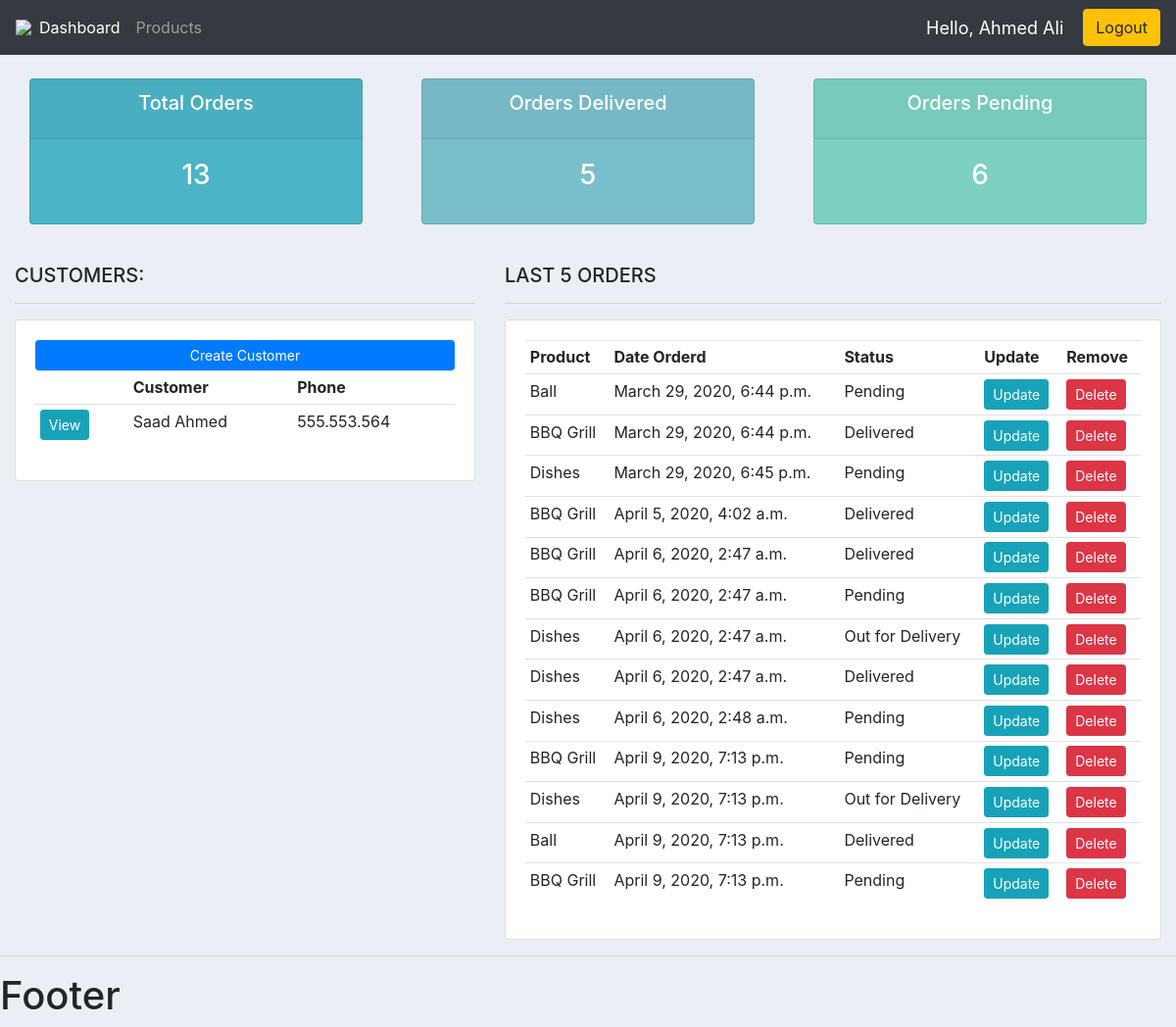
The app's page / (signed in) with its own data.
### accounts/models.py (models this page shows, shortened)
class Customer(models.Model):
	users = models.OneToOneField(User, null = True, blank = True, on_delete = models.CASCADE)
	name = models.CharField(max_length = 200, null = True)
	phone = models.CharField(max_length = 200, null = True)
	email = models.CharField(max_length = 200, null = True)
	profile_pic = models.ImageField(default = "default-pic.png", null = True, blank = True)
	date_created = models.DateTimeField(auto_now_add = True, null = True)

class Order(models.Model):
	STATUS = (
		('Pending', 'Pending'),
		('Out for Delivery', 'Out for Delivery'),
		('Delivered','Delivered'),
		)
	customer = models.ForeignKey(Customer, null = True, on_delete = models.SET_NULL)
	product = models.ForeignKey(Product, null = True, on_delete = models.SET_NULL)
	status = models.CharField(max_length = 200, null = True, choices = STATUS)
	date_created  = models.DateTimeField(auto_now_add = True, null = True)
	note = models.CharField(max_length = 1000, null = True)

class Product(models.Model):
	CATEGORY = (
		('Indoor', 'Indoor'),
		('Outdoor', 'Outdoor'),
		)
	name = models.CharField(max_length = 200, null = True)
	price = models.FloatField(null = True)
	category = models.CharField(max_length = 200, null = True, choices = CATEGORY)
	description =models.CharField(max_length = 200, null = True, blank = True)
	date_created = models.DateTimeField(auto_now_add = True, null = True)
	tags = models.ManyToManyField(Tag)
	def __str__(self):
		return self.name

### accounts/decorators.py (the view)
	def wrapped_function(request, *args, **kwargs):
		group = None
		if request.user.groups.exists():
			group = request.user.groups.all()[0].name
		if group == 'customer':
			return redirect('user-page')
		if group == 'admin':
			return view_function(request, *args, **kwargs)

### accounts/views.py (called while the page is built)
@login_required(login_url = 'login')
@admin_only
def home(request):
	orders = Order.objects.all()
	customers = Customer.objects.all()
	total_customers = customers.count()
	total_orders = orders.count()
	delivered = orders.filter(status = 'Delivered').count()
	pending = orders.filter(status = 'Pending').count()
	context = {'orders': orders, 'customers': customers,
	'pending': pending, 'delivered': delivered, 'total_orders': total_orders}
	return render(request, 'accounts/dashboard.html', context)

### accounts/templates/accounts/dashboard.html
{% extends 'accounts/main.html' %}
{% block content %}
{% include 'accounts/status.html' %}
<br>
<div class="row">
	<div class="col-md-5">
		<h5>CUSTOMERS:</h5>
		<hr>
		<div class="card card-body">
			<a class="btn btn-primary  btn-sm btn-block" href="">Create Customer</a>
			<table class="table table-sm">
				<tr>
					<th></th>
					<th>Customer</th>
					<th>Phone</th>
				</tr>
				{% for customer in customers %}
				<tr>
					<td><a class="btn btn-sm btn-info" href="{% url 'customer' customer.id %}">View</a></td>
					<td>{{customer.name}}</td>
					<td>{{customer.phone}}</td>
				</tr>
				{% endfor %}
			</table>
		</div>
	</div>
	<div class="col-md-7">
		<h5>LAST 5 ORDERS</h5>
		<hr>
		<div class="card card-body">
			<table class="table table-sm">
				<tr>
					<th>Product</th>
					<th>Date Orderd</th>
					<th>Status</th>
					<th>Update</th>
					<th>Remove</th>
				</tr>
				{% for order in orders %}
				<tr>
					<td>{{order.product}}</td>
					<td>{{order.date_created}}</td>
					<td>{{order.status}}</td>
					<td><a class="btn btn-sm btn-info" href="{% url 'update_order' order.id %}">Update</a></td>
					<td><a class="btn btn-sm btn-danger" href="{% url 'delete_order' order.id %}">Delete</a></td>
				</tr>
				{% endfor %}
			</table>
		</div>
	</div>
</div>
{% endblock%}

### accounts/templates/accounts/main.html (shortened to what this page needs)
{% load static %}
<!DOCTYPE html>
<html>
<head>
	<link rel="stylesheet" href="https://stackpath.bootstrapcdn.com/bootstrap/4.4.1/css/bootstrap.min.css">
	<link rel="stylesheet" type="text/css" href="{% static '/css/main.css' %}">
</head>
<body>
	{% include 'accounts/navbar.html' %}
	<div class="container-fluid">
	{% block content %}
	{% endblock%}
	</div>
	<hr>
	<h1>Footer</h1>
</body>
</html>

### accounts/templates/accounts/navbar.html (shortened to what this page needs)
{% load static %}
<nav class="navbar navbar-expand-lg navbar-dark bg-dark">
  <img src="{% static '/images/w3newbie.png' %}">
  <div class="collapse navbar-collapse" id="navbarNav">
    <ul class="navbar-nav">
      {% if request.user.is_staff %}
      <li class="nav-item active">
        <a class="nav-link" href="{% url 'home' %}">Dashboard</a>
      </li>
      <li class="nav-item">
        <a class="nav-link" href="{% url 'products' %}">Products</a>
      </li>
      {% else %}
      <li class="nav-item">
        <a class="nav-link" href="{% url 'account' %}">Settings</a>
      </li>
      {% endif %}
    </ul>
  </div>
  <span id="hello-msg">Hello, {{request.user.first_name}}</span>
  <span><a class="btn btn-warning" href="{% url 'logout' %}">Logout</a></span>
</nav>

### accounts/templates/accounts/status.html
<br>
<div class="row">
	<div class="col">
		<div class="col-md">
			<div class="card text-center text-white  mb-3" id="total-orders">
			  	<div class="card-header">
			  		<h5 class="card-title">Total Orders</h5>
			  	</div>
			  	<div class="card-body">
			    	<h3 class="card-title">{{total_orders}}</h3>
			  	</div>
			</div>
		</div>
	</div>
	<div class="col">
		<div class="col-md">
			<div class="card text-center text-white  mb-3" id="orders-delivered">
			  	<div class="card-header">
			  		<h5 class="card-title">Orders Delivered</h5>
			  	</div>
			  	<div class="card-body">
			    	<h3 class="card-title">{{delivered}}</h3>
			  	</div>
			</div>
		</div>
	</div>
	<div class="col">
		<div class="col-md">
			<div class="card text-center text-white  mb-3" id="orders-pending">
			  	<div class="card-header">
			  		<h5 class="card-title">Orders Pending</h5>
			  	</div>
			  	<div class="card-body">
			    	<h3 class="card-title">{{pending}}</h3>
			  	</div>
			</div>
		</div>
	</div>
</div>

### static/css/main.css (style rules this page uses)
body { background-color: #ebeff5; }
#total-orders { background-color: #4cb4c7; }
#orders-delivered { background-color: #7abecc; }
#orders-pending { background-color: #7CD1C0; }

### accounts/templates/accounts/navbar.html (style rules this page uses)
#hello-msg { font-size: 18px; color: #fff; margin-right: 20px; }

### records on screen
Customer: name "Saad Ahmed", phone "555.553.564"
Order: product "Ball", date_created "March 29, 2020, 6:44 p.m.", status "Pending"
Order: product "BBQ Grill", date_created "March 29, 2020, 6:44 p.m.", status "Delivered"
Order: product "Dishes", date_created "March 29, 2020, 6:45 p.m.", status "Pending"
Order: product "BBQ Grill", date_created "April 5, 2020, 4:02 a.m.", status "Delivered"
Order: product "BBQ Grill", date_created "April 6, 2020, 2:47 a.m.", status "Delivered"
Order: product "BBQ Grill", date_created "April 6, 2020, 2:47 a.m.", status "Pending"
Order: product "Dishes", date_created "April 6, 2020, 2:47 a.m.", status "Out for Delivery"
Order: product "Dishes", date_created "April 6, 2020, 2:47 a.m.", status "Delivered"
Order: product "Dishes", date_created "April 6, 2020, 2:48 a.m.", status "Pending"
Order: product "BBQ Grill", date_created "April 9, 2020, 7:13 p.m.", status "Pending"
Order: product "Dishes", date_created "April 9, 2020, 7:13 p.m.", status "Out for Delivery"
Order: product "Ball", date_created "April 9, 2020, 7:13 p.m.", status "Delivered"
Order: product "BBQ Grill", date_created "April 9, 2020, 7:13 p.m.", status "Pending"

### other values on screen
{{ request.user.first_name }} "Ahmed Ali"
{{ total_orders }} "13"
{{ delivered }} "5"
{{ pending }} "6"
